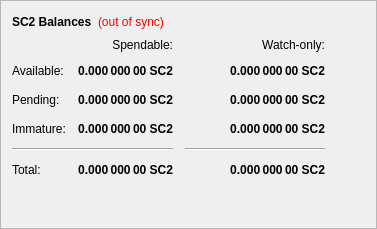
        <widget class="QFrame" name="frame">
         <property name="frameShape">
          <enum>QFrame::StyledPanel</enum>
         </property>
         <property name="frameShadow">
          <enum>QFrame::Raised</enum>
         </property>
         <layout class="QVBoxLayout" name="verticalLayout_4">
          <item>
           <layout class="QHBoxLayout" name="horizontalLayout_4">
            <item>
             <widget class="QLabel" name="label_5">
              <property name="font">
               <font>
                <weight>75</weight>
                <bold>true</bold>
               </font>
              </property>
              <property name="text">
               <string>SC2 Balances</string>
              </property>
             </widget>
            </item>
            <item>
             <widget class="QLabel" name="labelWalletStatus">
              <property name="cursor">
               <cursorShape>WhatsThisCursor</cursorShape>
              </property>
              <property name="toolTip">
               <string>The displayed information may be out of date. Your wallet automatically synchronizes with the SecureCloudCoin network after a connection is established, but this process has not completed yet.</string>
              </property>
              <property name="styleSheet">
               <string notr="true">QLabel { color: red; }</string>
              </property>
              <property name="text">
               <string notr="true">(out of sync)</string>
              </property>
              <property name="alignment">
               <set>Qt::AlignLeading|Qt::AlignLeft|Qt::AlignVCenter</set>
              </property>
             </widget>
            </item>
            <item>
             <spacer name="horizontalSpacer_3">
              <property name="orientation">
               <enum>Qt::Horizontal</enum>
              </property>
              <property name="sizeHint" stdset="0">
               <size>
                <width>40</width>
                <height>20</height>
               </size>
              </property>
             </spacer>
            </item>
           </layout>
          </item>
          <item>
           <layout class="QGridLayout" name="gridLayout">
            <property name="spacing">
             <number>12</number>
            </property>
            <item row="2" column="2">
             <widget class="QLabel" name="labelWatchPending">
              <property name="font">
               <font>
                <weight>75</weight>
                <bold>true</bold>
               </font>
              </property>
              <property name="cursor">
               <cursorShape>IBeamCursor</cursorShape>
              </property>
              <property name="toolTip">
               <string>Unconfirmed transactions to watch-only addresses</string>
              </property>
              <property name="text">
               <string notr="true">0.000 000 00 SC2</string>
              </property>
              <property name="alignment">
               <set>Qt::AlignRight|Qt::AlignTrailing|Qt::AlignVCenter</set>
              </property>
              <property name="textInteractionFlags">
               <set>Qt::LinksAccessibleByMouse|Qt::TextSelectableByKeyboard|Qt::TextSelectableByMouse</set>
              </property>
             </widget>
            </item>
            <item row="2" column="1">
             <widget class="QLabel" name="labelUnconfirmed">
              <property name="font">
               <font>
                <weight>75</weight>
                <bold>true</bold>
               </font>
              </property>
              <property name="cursor">
               <cursorShape>IBeamCursor</cursorShape>
              </property>
              <property name="toolTip">
               <string>Total of transactions that have yet to be confirmed, and do not yet count toward the spendable balance</string>
              </property>
              <property name="text">
               <string notr="true">0.000 000 00 SC2</string>
              </property>
              <property name="alignment">
               <set>Qt::AlignRight|Qt::AlignTrailing|Qt::AlignVCenter</set>
              </property>
              <property name="textInteractionFlags">
               <set>Qt::LinksAccessibleByMouse|Qt::TextSelectableByKeyboard|Qt::TextSelectableByMouse</set>
              </property>
             </widget>
            </item>
            <item row="3" column="2">
             <widget class="QLabel" name="labelWatchImmature">
              <property name="font">
               <font>
                <weight>75</weight>
                <bold>true</bold>
               </font>
              </property>
              <property name="cursor">
               <cursorShape>IBeamCursor</cursorShape>
              </property>
              <property name="toolTip">
               <string>Staked or masternode rewards in watch-only addresses that has not yet matured</string>
              </property>
              <property name="text">
               <string notr="true">0.000 000 00 SC2</string>
              </property>
              <property name="alignment">
               <set>Qt::AlignRight|Qt::AlignTrailing|Qt::AlignVCenter</set>
              </property>
              <property name="textInteractionFlags">
               <set>Qt::LinksAccessibleByMouse|Qt::TextSelectableByKeyboard|Qt::TextSelectableByMouse</set>
              </property>
             </widget>
            </item>
            <item row="4" column="0" colspan="2">
             <widget class="Line" name="lineSpendableBalance">
              <property name="orientation">
               <enum>Qt::Horizontal</enum>
              </property>
             </widget>
            </item>
            <item row="4" column="2">
             <widget class="Line" name="lineWatchBalance">
              <property name="sizePolicy">
               <sizepolicy hsizetype="Preferred" vsizetype="Fixed">
                <horstretch>0</horstretch>
                <verstretch>0</verstretch>
               </sizepolicy>
              </property>
              <property name="minimumSize">
               <size>
                <width>140</width>
                <height>0</height>
               </size>
              </property>
              <property name="orientation">
               <enum>Qt::Horizontal</enum>
              </property>
             </widget>
            </item>
            <item row="5" column="0">
             <widget class="QLabel" name="labelTotalText">
              <property name="text">
               <string>Total:</string>
              </property>
             </widget>
            </item>
            <item row="3" column="1">
             <widget class="QLabel" name="labelImmature">
              <property name="font">
               <font>
                <weight>75</weight>
                <bold>true</bold>
               </font>
              </property>
              <property name="cursor">
               <cursorShape>IBeamCursor</cursorShape>
              </property>
              <property name="toolTip">
               <string>Staked or masternode rewards that has not yet matured</string>
              </property>
              <property name="text">
               <string notr="true">0.000 000 00 SC2</string>
              </property>
              <property name="alignment">
               <set>Qt::AlignRight|Qt::AlignTrailing|Qt::AlignVCenter</set>
              </property>
              <property name="textInteractionFlags">
               <set>Qt::LinksAccessibleByMouse|Qt::TextSelectableByKeyboard|Qt::TextSelectableByMouse</set>
              </property>
             </widget>
            </item>
            <item row="2" column="3">
             <spacer name="horizontalSpacer_2">
              <property name="orientation">
               <enum>Qt::Horizontal</enum>
              </property>
              <property name="sizeHint" stdset="0">
               <size>
                <width>40</width>
                <height>20</height>
               </size>
              </property>
             </spacer>
            </item>
            <item row="3" column="0">
             <widget class="QLabel" name="labelImmatureText">
              <property name="text">
               <string>Immature:</string>
              </property>
             </widget>
            </item>
            <item row="5" column="1">
             <widget class="QLabel" name="labelTotal">
              <property name="font">
               <font>
                <weight>75</weight>
                <bold>true</bold>
               </font>
              </property>
              <property name="cursor">
               <cursorShape>IBeamCursor</cursorShape>
              </property>
              <property name="toolTip">
               <string>Your current total balance</string>
              </property>
              <property name="text">
               <string notr="true">0.000 000 00 SC2</string>
              </property>
              <property name="alignment">
               <set>Qt::AlignRight|Qt::AlignTrailing|Qt::AlignVCenter</set>
              </property>
              <property name="textInteractionFlags">
               <set>Qt::LinksAccessibleByMouse|Qt::TextSelectableByKeyboard|Qt::TextSelectableByMouse</set>
              </property>
             </widget>
            </item>
            <item row="5" column="2">
             <widget class="QLabel" name="labelWatchTotal">
              <property name="font">
               <font>
                <weight>75</weight>
                <bold>true</bold>
               </font>
              </property>
              <property name="cursor">
               <cursorShape>IBeamCursor</cursorShape>
              </property>
              <property name="toolTip">
               <string>Current total balance in watch-only addresses</string>
              </property>
              <property name="text">
               <string notr="true">0.000 000 00 SC2</string>
              </property>
              <property name="alignment">
               <set>Qt::AlignRight|Qt::AlignTrailing|Qt::AlignVCenter</set>
              </property>
              <property name="textInteractionFlags">
               <set>Qt::LinksAccessibleByMouse|Qt::TextSelectableByKeyboard|Qt::TextSelectableByMouse</set>
              </property>
             </widget>
            </item>
            <item row="0" column="2">
             <widget class="QLabel" name="labelWatchonly">
              <property name="text">
               <string>Watch-only:</string>
              </property>
              <property name="alignment">
               <set>Qt::AlignRight|Qt::AlignTrailing|Qt::AlignVCenter</set>
              </property>
             </widget>
            </item>
            <item row="1" column="0">
             <widget class="QLabel" name="labelBalanceText">
              <property name="text">
               <string>Available:</string>
              </property>
             </widget>
            </item>
            <item row="1" column="1">
             <widget class="QLabel" name="labelBalance">
              <property name="font">
               <font>
                <weight>75</weight>
                <bold>true</bold>
               </font>
              </property>
              <property name="cursor">
               <cursorShape>IBeamCursor</cursorShape>
              </property>
              <property name="toolTip">
               <string>Your current spendable balance</string>
              </property>
              <property name="text">
               <string notr="true">0.000 000 00 SC2</string>
              </property>
              <property name="alignment">
               <set>Qt::AlignRight|Qt::AlignTrailing|Qt::AlignVCenter</set>
              </property>
              <property name="textInteractionFlags">
               <set>Qt::LinksAccessibleByMouse|Qt::TextSelectableByKeyboard|Qt::TextSelectableByMouse</set>
              </property>
             </widget>
            </item>
            <item row="1" column="2">
             <widget class="QLabel" name="labelWatchAvailable">
              <property name="font">
               <font>
                <weight>75</weight>
                <bold>true</bold>
               </font>
              </property>
              <property name="cursor">
               <cursorShape>IBeamCursor</cursorShape>
              </property>
              <property name="toolTip">
               <string>Your current balance in watch-only addresses</string>
              </property>
              <property name="text">
               <string notr="true">0.000 000 00 SC2</string>
              </property>
              <property name="alignment">
               <set>Qt::AlignRight|Qt::AlignTrailing|Qt::AlignVCenter</set>
              </property>
              <property name="textInteractionFlags">
               <set>Qt::LinksAccessibleByMouse|Qt::TextSelectableByKeyboard|Qt::TextSelectableByMouse</set>
              </property>
             </widget>
            </item>
            <item row="2" column="0">
             <widget class="QLabel" name="labelPendingText">
              <property name="text">
               <string>Pending:</string>
              </property>
             </widget>
            </item>
            <item row="0" column="1">
             <widget class="QLabel" name="labelSpendable">
              <property name="text">
               <string>Spendable:</string>
              </property>
              <property name="alignment">
               <set>Qt::AlignRight|Qt::AlignTrailing|Qt::AlignVCenter</set>
              </property>
             </widget>
            </item>
           </layout>
          </item>
          <item>
           <spacer name="verticalSpacer_4">
            <property name="orientation">
             <enum>Qt::Vertical</enum>
            </property>
            <property name="sizeHint" stdset="0">
             <size>
              <width>20</width>
              <height>40</height>
             </size>
            </property>
           </spacer>
          </item>
         </layout>
        </widget>
